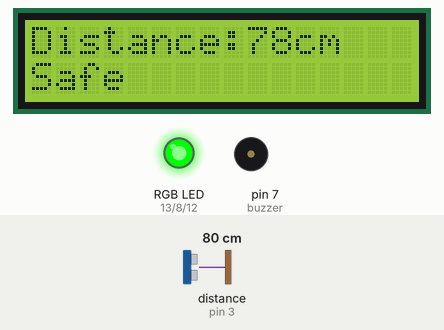
Simulated run of this sketch. Board: Arduino Uno, built with avr-gcc and run on an emulated ATmega328P. Parts: 16×2 character LCD, an RGB LED mixed from three pins (HIGH = lit), buzzer (waves = sounding). Wiring (inferred from the names in the program): ultrasonic range finder: trigger pin 2; echo pin 3. Inputs (shaded band) come from the test bench; at power-on: distance to the obstacle (sensor on pin 3) 80 cm. The echo pulse lasts 58.3 µs per cm; pins used as bus, display or sensor lines are not drawn.

Above: at 3.2 s.
3.3 s: distance to the obstacle (sensor on pin 3) set to 64 cm
At 4.5 s:
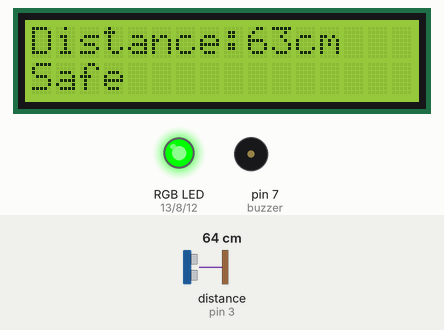
4.8 s: distance to the obstacle (sensor on pin 3) set to 57 cm
At 4.91 s:
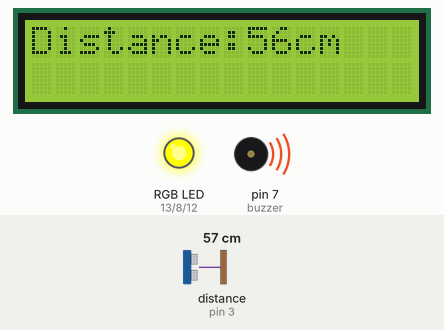
6.8 s: distance to the obstacle (sensor on pin 3) set to 33 cm
At 7.3 s:
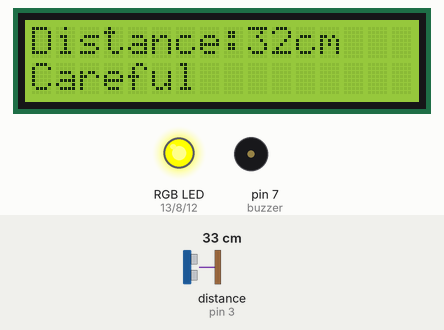
8.3 s: distance to the obstacle (sensor on pin 3) set to 29 cm
At 8.62 s:
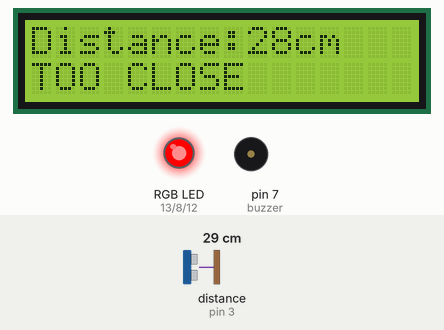
10.1 s: distance to the obstacle (sensor on pin 3) set to 18 cm
At 10.7 s:
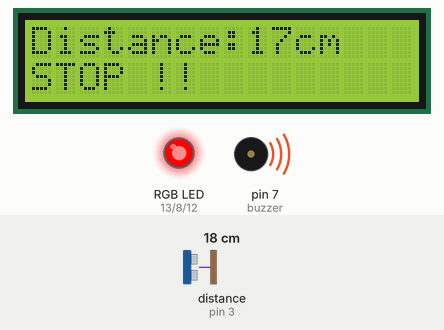
13.1 s: distance to the obstacle (sensor on pin 3) set to 24 cm
At 13.25 s:
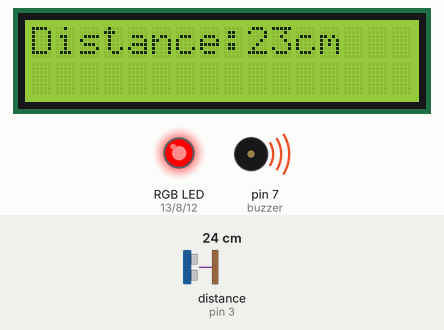
Timing chart, 0 to 15.7 s (numbered marks = the images above; inputs shaded):
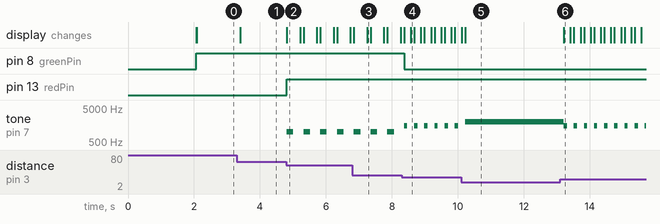

The sketch:

SmartParkingAssistant.ino
```cpp
#include <LiquidCrystal.h>
// Components and pin connections
// LCD pins: RS, E, D4, D5, D6, D7
LiquidCrystal lcd(4, 11, 9, 10, 6, 5);
// Ultrasonic sensor pins
const int trigPin = 2;
const int echoPin = 3;
// RGB LED pins
const int redPin = 13;
const int greenPin = 8;
const int bluePin = 12;
// Buzzer pin
const int buzzer = 7;
long duration;
int distance;
void setup() {
  // Initialize LCD with 16 columns and 2 rows
  lcd.begin(16, 2);
  // Set input/output modes
  pinMode(trigPin, OUTPUT);
  pinMode(echoPin, INPUT);
  pinMode(redPin, OUTPUT);
  pinMode(greenPin, OUTPUT);
  pinMode(bluePin, OUTPUT);
  pinMode(buzzer, OUTPUT);
  // Welcome message
  lcd.print("Parking Assist");
  delay(2000);
  lcd.clear();}
void loop() {
  // Send ultrasonic pulse
  digitalWrite(trigPin, LOW);
  delayMicroseconds(2);
  digitalWrite(trigPin, HIGH);
  delayMicroseconds(10);
  digitalWrite(trigPin, LOW);
  // Read echo time
  duration = pulseIn(echoPin, HIGH);
  // Calculate distance in cm
  // 0.034 = speed of sound in cm/us
  distance = duration * 0.034 / 2;
  // If sensor gives no reading
  if (duration == 0) {
    lcd.clear();
    lcd.setCursor(0, 0);
    lcd.print("No Sensor");
    // Blue LED
    digitalWrite(redPin, LOW);
    digitalWrite(greenPin, LOW);
    digitalWrite(bluePin, HIGH);
    noTone(buzzer);
    delay(500);
    return;
  }
  // Display distance on LCD
  lcd.clear();
  lcd.setCursor(0, 0);
  lcd.print("Distance:");
  lcd.print(distance);
  lcd.print("cm");
  // Safe distance
  if (distance > 60) {
    // Green LED and no sound
    digitalWrite(redPin, LOW);
    digitalWrite(greenPin, HIGH);
    digitalWrite(bluePin, LOW);
    noTone(buzzer);
    lcd.setCursor(0, 1);
    lcd.print("Safe");
  }
  // Medium distance
  else if (distance > 30) {
    // Yellow LED and slow beep
    digitalWrite(redPin, HIGH);
    digitalWrite(greenPin, HIGH);
    digitalWrite(bluePin, LOW);
    tone(buzzer, 1000);
    delay(200);
    noTone(buzzer);
    delay(200);
    lcd.setCursor(0, 1);
    lcd.print("Careful");
  }
  // Very close
  else if (distance > 20) {
    // Red LED and faster beep
    digitalWrite(redPin, HIGH);
digitalWrite(greenPin, LOW);
    digitalWrite(bluePin, LOW);
    tone(buzzer, 1500);
    delay(100);
    noTone(buzzer);
    delay(100);
    lcd.setCursor(0, 1);
    lcd.print("TOO CLOSE");
  }
  // Stop immediately
  else {
    // Red LED and continuous alarm
    digitalWrite(redPin, HIGH);
    digitalWrite(greenPin, LOW);
    digitalWrite(bluePin, LOW);
    tone(buzzer, 2000);
    lcd.setCursor(0, 1);
 lcd.print("STOP !!");
  }
  delay(100);
}
```

Measured:
- the behaviour switches between 62 and 61 cm on distance to the obstacle (sensor on pin 3) (found by bisection; images 1 and 2)
- the behaviour switches between 32 and 31 cm on distance to the obstacle (sensor on pin 3) (found by bisection; images 3 and 4)
- the behaviour switches between 21 and 22 cm on distance to the obstacle (sensor on pin 3) (found by bisection; images 5 and 6)
- after the input at 3.3 s, the display: changes after 0.10 s (image 1)
- after the input at 4.8 s, pin 13 (redPin): LOW → HIGH at once; tone on pin 7 (buzzer): alternates 1000 Hz for 0.20 s and silent for 0.31 s, starting at once; the display: changes at once (image 2)
- after the input at 6.8 s, the display: first changes after 0.05 s (image 3 shows a later state)
- after the input at 8.3 s, pin 8 (greenPin): HIGH → LOW after 0.07 s; tone on pin 7 (buzzer): alternates 1500 Hz for 0.10 s and silent for 0.21 s, starting after 0.07 s; the display: first changes after 0.07 s (image 4 shows a later state)
- after the input at 10.1 s, the display: first differs from a run without the input after 0.12 s (image 5)
- after the input at 13.1 s, tone on pin 7 (buzzer): alternates 1500 Hz for 0.10 s and silent for 0.21 s, starting after 0.11 s; the display: changes after 0.11 s (image 6)
